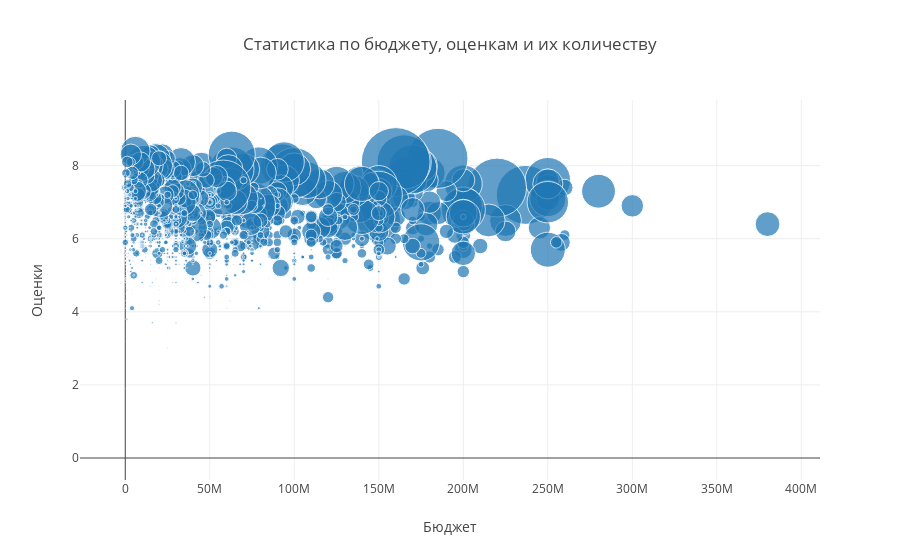

The notebook cell saved with this chart:
### Code cell
trace0 = go.Scatter(
    x=data.budget,
    y=data.vote_average,
    mode = 'markers+text',
    marker = dict(
    size = 1/200*data.vote_count))

layout = {
    'title': 'Статистика по бюджету, оценкам и их количеству',
    'xaxis': {'title': 'Бюджет'},
    'yaxis': {'title': 'Оценки'}}
viz_data = [trace0]

fig = go.Figure(data = viz_data, layout = layout)

iplot(fig, show_link=False)

### Figure 1 — Plotly figure (JSON) as saved in the notebook; plotly's stock layout.template omitted (floating-point values rounded to 4 significant figures; data arrays with more than 128 entries replaced by an {"elided": "..."} marker saying what was removed)
{"data": [{"marker": {"size": {"elided": "1493 float values"}}, "mode": "markers+text", "type": "scatter", "x": {"elided": "1493 int values"}, "y": {"elided": "1493 float values"}}], "layout": {"title": "Статистика по бюджету, оценкам и их количеству", "xaxis": {"title": "Бюджет"}, "yaxis": {"title": "Оценки"}}}
